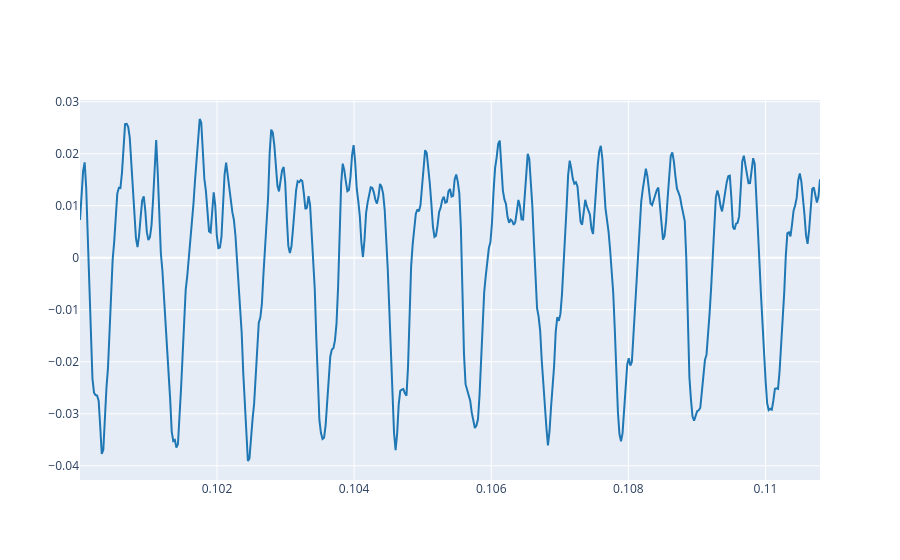

Here is the notebook cell this chart was saved with:
### Markdown cell above
3.1. Load your reference audio signal and plot some periods (5-10) where the amplitude is stable. For instance see Ex. 2.3 from Lab 1.

### Code cell
# Carreguem el senyal de referència (del Lab 1)
filepath = "./audio/Guitar-string-plucked-at-headstock.wav"
ref, fs = load_audio(filepath)

# Paràmetres del senyal
f0 = 923       # freqüència fonamental (Hz)
T = 1 / f0       # període fonamental

# Seleccionem un fragment amb amplitud estable
t_start = 0.1
t_end = t_start + 10 * T    # mostra uns 10 períodes

# Representem el fragment estable del senyal
plot_signals(ref, fs, t_start=t_start, t_end=t_end, name='Senyal de referència')

### Figure 1 — Plotly figure (JSON) as saved in the notebook; plotly's stock layout.template omitted (floating-point values rounded to 4 significant figures; data arrays with more than 128 entries replaced by an {"elided": "..."} marker saying what was removed)
{"data": [{"line": {"color": "#1f77b4", "shape": "linear"}, "mode": "lines", "name": "Senyal de referència 0", "type": "scatter", "x": {"elided": "477 float values"}, "y": {"elided": "477 float values"}}], "layout": {}}
